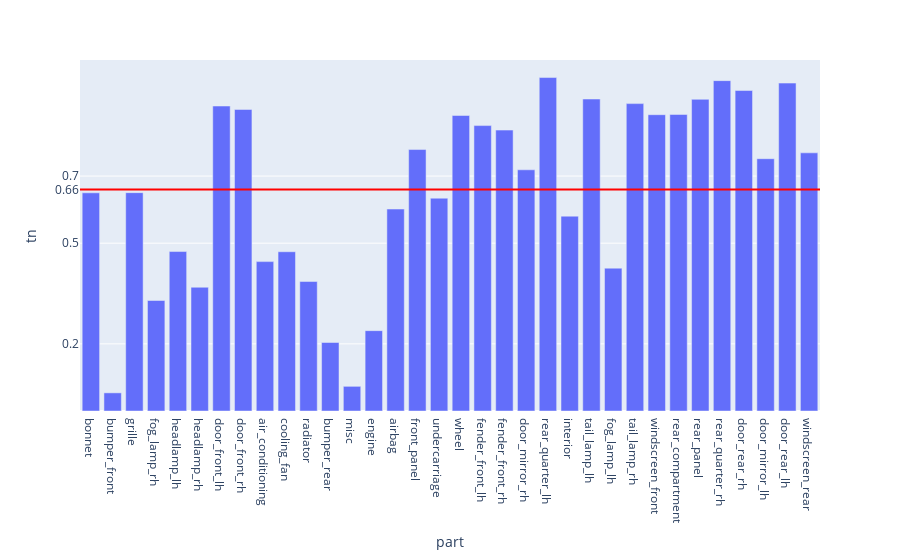

Write notebook code for a chart like this one.
### Code cell
fig = px.bar(evalMetrics, x = 'part', y = 'tn')

fig.add_hline(y=avgTn, line_width=2, line_color="red")

fig.update_layout(
    yaxis = dict(
        tickmode = 'array',
        tickvals = [np.format_float_positional(avgTn, 2), 0.2, 0.5, 0.7],
    )
)
fig

### Figure 1 — Plotly figure (JSON) as saved in the notebook; plotly's stock layout.template omitted (floating-point values rounded to 4 significant figures)
{"data": [{"alignmentgroup": "True", "hovertemplate": "part=%{x}<br>tn=%{y}<extra></extra>", "legendgroup": "", "marker": {"color": "#636efa", "pattern": {"shape": ""}}, "name": "", "offsetgroup": "", "orientation": "v", "showlegend": false, "textposition": "auto", "type": "bar", "x": ["bonnet", "bumper_front", "grille", "fog_lamp_rh", "headlamp_lh", "headlamp_rh", "door_front_lh", "door_front_rh", "air_conditioning", "cooling_fan", "radiator", "bumper_rear", "misc", "engine", "airbag", "front_panel", "undercarriage", "wheel", "fender_front_lh", "fender_front_rh", "door_mirror_rh", "rear_quarter_lh", "interior", "tail_lamp_lh", "fog_lamp_lh", "tail_lamp_rh", "windscreen_front", "rear_compartment", "rear_panel", "rear_quarter_rh", "door_rear_rh", "door_mirror_lh", "door_rear_lh", "windscreen_rear"], "xaxis": "x", "y": [0.6501, 0.05409, 0.6505, 0.3292, 0.4751, 0.3687, 0.9087, 0.8984, 0.4451, 0.4745, 0.3858, 0.2041, 0.07352, 0.2394, 0.6017, 0.779, 0.6341, 0.8804, 0.8503, 0.837, 0.7186, 0.9935, 0.5805, 0.9295, 0.4256, 0.9158, 0.8828, 0.8834, 0.9286, 0.9843, 0.9548, 0.7517, 0.977, 0.7692], "yaxis": "y"}], "layout": {"barmode": "relative", "legend": {"tracegroupgap": 0}, "margin": {"t": 60}, "shapes": [{"line": {"color": "red", "width": 2}, "type": "line", "x0": 0, "x1": 1, "xref": "x domain", "y0": 0.6599, "y1": 0.6599, "yref": "y"}], "xaxis": {"anchor": "y", "domain": [0, 1], "title": {"text": "part"}}, "yaxis": {"anchor": "x", "domain": [0, 1], "tickmode": "array", "tickvals": ["0.66", 0.2, 0.5, 0.7], "title": {"text": "tn"}}}}
